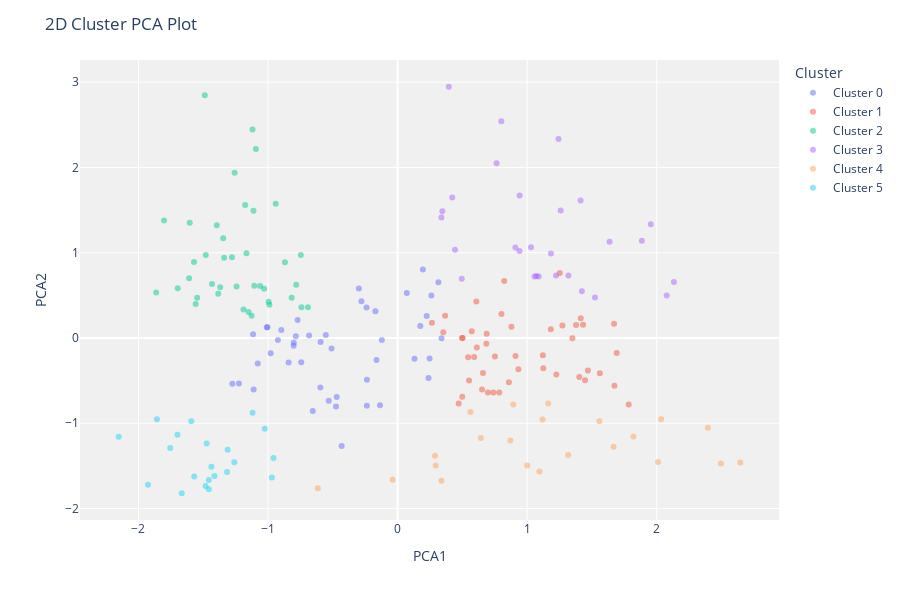

Here is the notebook cell this chart was saved with:
### Code cell
exp.plot_model(hclust, plot='cluster')

### Figure 1 — Plotly figure (JSON) as saved in the notebook; plotly's stock layout.template omitted (floating-point values rounded to 4 significant figures)
{"data": [{"customdata": [[20], [25], [28], [32], [19], [34], [22], [20], [31], [25], [21], [27], [29], [40], [31], [31], [38], [23], [27], [40], [45], [19], [23], [26], [18], [43], [19], [33], [32], [18], [38], [21], [19], [19], [19], [26], [18], [24], [38], [23], [40], [27], [35], [27], [19]], "hovertemplate": "Cluster=Cluster 0<br>PCA1=%{x}<br>PCA2=%{y}<br>Feature=%{customdata[0]}<extra></extra>", "legendgroup": "Cluster 0", "marker": {"color": "#636efa", "opacity": 0.5, "symbol": "circle"}, "mode": "markers", "name": "Cluster 0", "orientation": "v", "showlegend": true, "textposition": "top center", "type": "scatter", "x": [-0.9235, 0.315, -0.2987, -0.2365, 0.07119, -0.5099, -0.9793, 0.2608, -0.6545, -0.279, -1.079, -0.4753, -0.2368, 0.339, -0.1355, -0.4699, -0.1627, -0.8408, -0.596, 0.1306, 0.247, -1.111, -0.2396, -0.7436, -1.275, 0.2389, -1.225, -0.5312, -0.1214, -0.8019, 0.1754, -0.6827, 0.1954, -0.8974, -1.115, -0.7857, -1.005, -0.8011, 0.2247, -0.5539, -0.171, -0.5942, -0.4316, -0.7715, -1.009], "xaxis": "x", "y": [-0.02224, 0.6528, 0.5801, -0.489, 0.5284, -0.1225, -0.1792, 0.4998, -0.8548, 0.4299, -0.2987, -0.8048, -0.7931, -0.003904, -0.7888, -0.692, -0.259, -0.287, -0.5819, -0.2444, -0.2409, -0.6051, 0.3567, -0.2835, -0.5369, -0.4696, -0.5347, -0.7346, -0.02414, -0.09108, 0.1413, 0.02831, 0.8026, 0.09437, 0.04451, 0.02006, 0.1274, -0.05611, 0.2586, 0.03411, 0.3128, -0.04669, -1.266, 0.2114, 0.1266], "yaxis": "y"}, {"customdata": [[49], [57], [47], [49], [50], [59], [60], [63], [51], [46], [65], [66], [68], [54], [66], [48], [55], [49], [67], [50], [49], [68], [48], [48], [67], [60], [67], [70], [56], [47], [48], [65], [50], [49], [59], [50], [43], [51], [47], [63], [54], [70], [68], [69], [53]], "hovertemplate": "Cluster=Cluster 1<br>PCA1=%{x}<br>PCA2=%{y}<br>Feature=%{customdata[0]}<extra></extra>", "legendgroup": "Cluster 1", "marker": {"color": "#EF553B", "opacity": 0.5, "symbol": "circle"}, "mode": "markers", "name": "Cluster 1", "orientation": "v", "showlegend": true, "textposition": "top center", "type": "scatter", "x": [0.7514, 0.9102, 0.5019, 0.2652, 0.367, 1.121, 0.9325, 1.414, 0.8015, 0.5445, 1.272, 1.432, 1.671, 0.8787, 1.377, 0.591, 0.6114, 0.3529, 1.183, 0.6851, 0.5722, 1.349, 0.6879, 0.4978, 1.691, 1.124, 1.403, 1.469, 1.252, 0.6592, 0.823, 1.784, 0.4713, 0.4992, 0.785, 0.74, 0.608, 0.6518, 0.6976, 1.225, 0.5516, 1.447, 1.561, 1.674, 0.8592], "xaxis": "x", "y": [-0.2161, -0.212, 0.0009724, 0.1783, 0.2597, -0.2018, -0.3654, 0.2321, 0.2824, -0.2255, 0.147, 0.155, 0.1666, 0.132, 0.152, -0.2241, -0.1122, 0.06835, 0.1029, -0.06732, 0.08008, -0.003459, 0.04859, 0.0002025, -0.1757, -0.3551, -0.4587, -0.3804, 0.7624, -0.4111, 0.6674, -0.7812, -0.7668, -0.6883, -0.6403, -0.6377, 0.4293, -0.6048, -0.6384, -0.4278, -0.4971, -0.4962, -0.4126, -0.56, -0.5183], "yaxis": "y"}, {"customdata": [[29], [36], [30], [27], [35], [32], [28], [29], [28], [36], [32], [38], [35], [32], [40], [30], [32], [36], [31], [32], [35], [32], [32], [28], [39], [32], [34], [39], [38], [27], [30], [30], [29], [31], [33], [38], [30], [39], [31]], "hovertemplate": "Cluster=Cluster 2<br>PCA1=%{x}<br>PCA2=%{y}<br>Feature=%{customdata[0]}<extra></extra>", "legendgroup": "Cluster 2", "marker": {"color": "#00cc96", "opacity": 0.5, "symbol": "circle"}, "mode": "markers", "name": "Cluster 2", "orientation": "v", "showlegend": true, "textposition": "top center", "type": "scatter", "x": [-1.558, -1.339, -1.48, -1.166, -1.346, -1.396, -1.278, -1.604, -1.112, -1.176, -0.9405, -1.258, -1.094, -1.12, -1.189, -1.802, -0.7466, -0.8692, -0.9892, -0.9951, -0.8175, -1.547, -1.384, -1.863, -0.6914, -1.03, -1.369, -1.061, -0.7421, -1.696, -1.243, -1.106, -1.432, -1.609, -1.571, -0.7824, -1.488, -1.126, -1.15], "xaxis": "x", "y": [0.3975, 0.9406, 0.9745, 0.9929, 1.17, 1.322, 0.9482, 1.351, 1.492, 1.561, 1.576, 1.938, 2.216, 2.445, 0.3348, 1.378, 0.9744, 0.8892, 0.3887, 0.426, 0.4721, 0.4729, 0.5199, 0.5347, 0.362, 0.5771, 0.596, 0.6098, 0.3598, 0.5824, 0.605, 0.6123, 0.6336, 0.6995, 0.8915, 0.6252, 2.847, 0.2623, 0.3036], "yaxis": "y"}, {"customdata": [[42], [36], [40], [34], [37], [36], [47], [52], [44], [43], [58], [34], [59], [46], [37], [41], [59], [32], [47], [45], [47], [44], [33], [34], [41], [57], [54], [50]], "hovertemplate": "Cluster=Cluster 3<br>PCA1=%{x}<br>PCA2=%{y}<br>Feature=%{customdata[0]}<extra></extra>", "legendgroup": "Cluster 3", "marker": {"color": "#ab63fa", "opacity": 0.5, "symbol": "circle"}, "mode": "markers", "name": "Cluster 3", "orientation": "v", "showlegend": true, "textposition": "top center", "type": "scatter", "x": [0.941, 0.4431, 1.03, 1.071, 1.223, 0.9092, 1.319, 1.636, 1.057, 1.089, 1.886, 0.4953, 1.954, 1.259, 0.3384, 0.3456, 2.077, 0.3954, 1.524, 0.8004, 1.242, 1.423, 0.7643, 0.422, 0.9414, 2.133, 1.412, 1.184], "xaxis": "x", "y": [1.021, 1.036, 1.065, 0.7266, 0.733, 1.061, 0.7327, 1.129, 0.7203, 0.7226, 1.139, 0.6958, 1.333, 1.494, 1.412, 1.487, 0.4991, 2.947, 0.4761, 2.541, 2.334, 0.5488, 2.048, 1.647, 1.671, 0.6561, 1.613, 0.9914], "yaxis": "y"}, {"customdata": [[31], [64], [20], [37], [35], [67], [35], [58], [52], [53], [49], [48], [36], [42], [49], [60], [40], [45], [19], [46], [54], [35]], "hovertemplate": "Cluster=Cluster 4<br>PCA1=%{x}<br>PCA2=%{y}<br>Feature=%{customdata[0]}<extra></extra>", "legendgroup": "Cluster 4", "marker": {"color": "#FFA15A", "opacity": 0.5, "symbol": "circle"}, "mode": "markers", "name": "Cluster 4", "orientation": "v", "showlegend": true, "textposition": "top center", "type": "scatter", "x": [-0.03847, 2.645, 0.3379, 1.0, 1.095, 2.496, 0.2941, 2.01, 1.317, 2.034, 1.163, 0.8927, 0.5622, 1.119, 1.558, 2.395, 0.6425, 0.8704, -0.6157, 1.667, 1.82, 0.2886], "xaxis": "x", "y": [-1.663, -1.461, -1.675, -1.496, -1.566, -1.47, -1.494, -1.453, -1.372, -0.9524, -0.7675, -0.7814, -0.8689, -0.9571, -0.9757, -1.052, -1.173, -1.201, -1.763, -1.274, -1.155, -1.38], "yaxis": "y"}, {"customdata": [[21], [24], [25], [23], [24], [20], [22], [22], [30], [24], [21], [23], [31], [18], [20], [30], [21], [23], [35], [29], [35]], "hovertemplate": "Cluster=Cluster 5<br>PCA1=%{x}<br>PCA2=%{y}<br>Feature=%{customdata[0]}<extra></extra>", "legendgroup": "Cluster 5", "marker": {"color": "#19d3f3", "opacity": 0.5, "symbol": "circle"}, "mode": "markers", "name": "Cluster 5", "orientation": "v", "showlegend": true, "textposition": "top center", "type": "scatter", "x": [-1.666, -1.119, -1.26, -1.457, -1.857, -1.592, -1.569, -1.482, -1.025, -1.413, -1.699, -1.926, -0.9578, -2.152, -1.316, -0.9701, -1.474, -1.755, -1.457, -1.311, -1.437], "xaxis": "x", "y": [-1.821, -0.8758, -1.457, -1.772, -0.9535, -0.9754, -1.625, -1.735, -1.065, -1.618, -1.134, -1.721, -1.406, -1.157, -1.572, -1.636, -1.237, -1.291, -1.664, -1.309, -1.51], "yaxis": "y"}], "layout": {"height": 600, "legend": {"title": {"text": "Cluster"}, "tracegroupgap": 0}, "margin": {"t": 60}, "plot_bgcolor": "rgb(240,240,240)", "title": {"text": "2D Cluster PCA Plot"}, "xaxis": {"anchor": "y", "domain": [0, 1], "title": {"text": "PCA1"}}, "yaxis": {"anchor": "x", "domain": [0, 1], "title": {"text": "PCA2"}}}}
